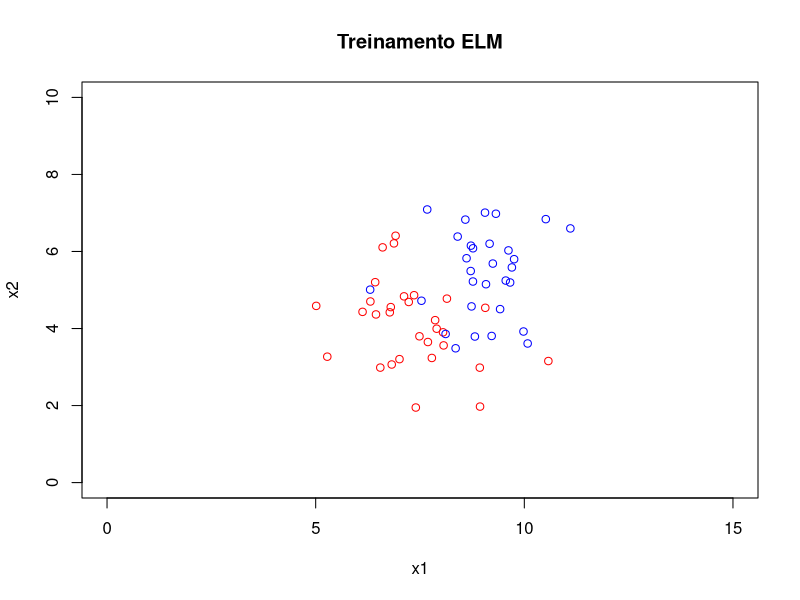

Write R code to recreate this figure.
rm(list = ls())
# dev.off()

library("corpcor") # usado para função da pseudoinversa

N <- 60
p <- 5

# xc1: x da classe 1

xc1 <- matrix(rnorm(N), ncol = 2) + matrix(c(7, 4), nrow = N/2, ncol = 2, byrow = TRUE)
xc2 <- matrix(rnorm(N), ncol = 2) + matrix(c(9, 5.5), nrow = N/2, ncol = 2, byrow = TRUE)

Y <- rbind(matrix(0, nrow = N/2), matrix(1, nrow = N/2))

plot(
  NULL,
  main = "Treinamento ELM",
  xlab = "x1",
  ylab = "x2",
  ylim = c(0, 10),
  xlim = c(0, 15)
)

points (xc1[,1], xc1[,2], col = "red")
points (xc2[,1], xc2[,2], col = "blue")

Z <- replicate(p, runif(3, -0.5, 0.5))

X <- as.matrix(rbind(xc1, xc2))

Xaug <- cbind(replicate(N, 1), X)

H <- tanh(Xaug %*% Z)

W <- pseudoinverse(H) %*% Y

Yhat_train <- sign(H %*% W)
e_train <- sum((Y - Yhat_train)^2)/4

## testes

xc1_t <- matrix(rnorm(N), ncol = 2) + matrix(c(7, 4), nrow = N/2, ncol = 2, byrow = TRUE)
xc2_t <- matrix(rnorm(N), ncol = 2) + matrix(c(9, 5.5), nrow = N/2, ncol = 2, byrow = TRUE)
X_t <- as.matrix(rbind(xc1, xc2))

Xaug_t <- cbind(replicate(N, 1), X_t)

H_t <- tanh(Xaug_t %*% Z)
Yhat_t <- sign(H_t %*% W)
e_t <- sum((Y - Yhat_t)^2)/4
print(e_t)

# falta printar aqui a curva
